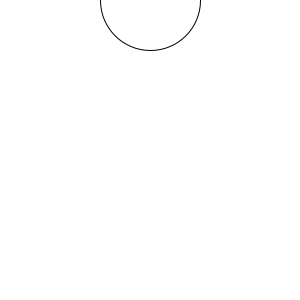
Frame 1 (no input)
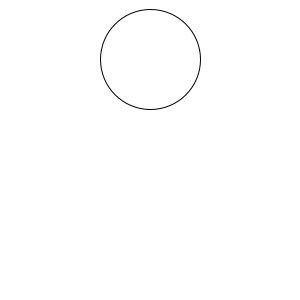
Frame 60 (the mouse pressed at the canvas centre just before this capture)
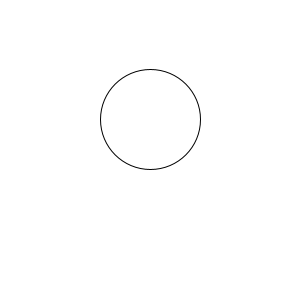
Frame 120 (the mouse held since frame 60 and released just before this capture)

The Processing sketch that drew these frames (run headless with seeded random() and noise(); from frame 60 on, the mouse is pressed at the canvas centre):

// Processing sketch: Animation_practice_1
// ── Animation_practice_1.pde
int x = 0;
void setup() {
  size(300, 300);
}

void draw() {
  background (255);
  circle (150, x, 100);
  x = x + 1;
  if (x > 350) {
    x = -50;
   }
}
